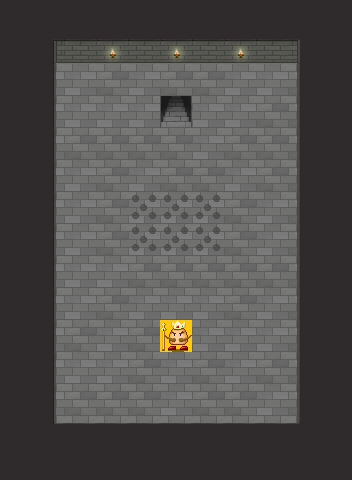

A level layout from a 2D game, rendered from its tile map. Below: a short description, then the map file with tile-grid data replaced by summaries:
An orthogonal 11x15 tile map with 32x32 px tiles, 2 tile layers (BaseLayer, FunctionalLayer), 2 tilesets.

<map version="1.0" orientation="orthogonal" renderorder="right-down" width="11" height="15" tilewidth="32" tileheight="32" nextobjectid="12">
 <tileset firstgid="1" source="dungeon.tsx" />
 <tileset firstgid="51" source="objects.tsx" />
 <layer name="BaseLayer" width="11" height="15">
  <data>[165 cells, 165 non-empty, 14 distinct tile ids]</data>
 </layer>
 <layer name="FunctionalLayer" width="11" height="15">
  <data>[165 cells, 1 non-empty, 1 distinct tile ids]</data>
 </layer>
</map>